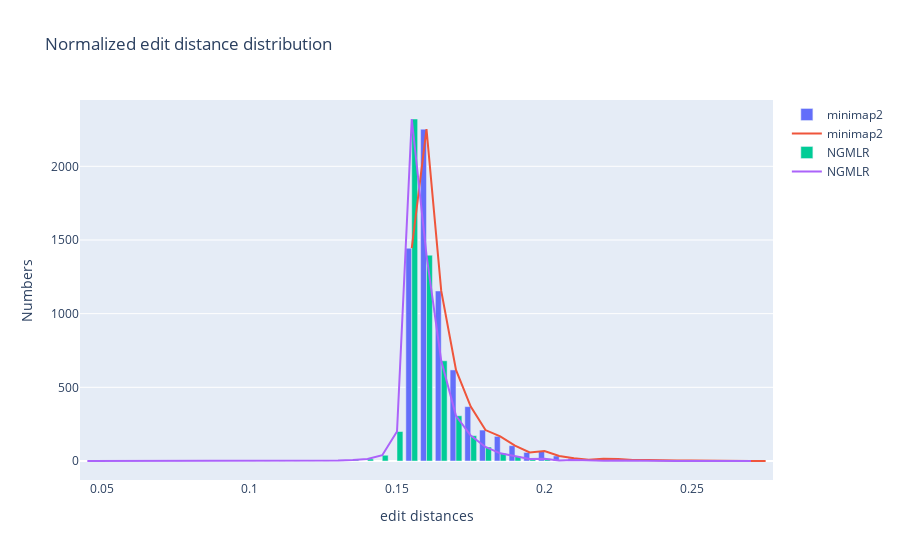

Notebook cell for this chart:
### Code cell
edit_distance_compare(ngmlr_above_edit_distance, minimap2_above_edit_distance, raw_edit_distance)
